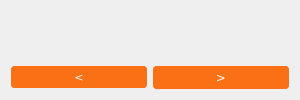
     <widget class="QFrame" name="frame_9">
      <property name="sizePolicy">
       <sizepolicy hsizetype="Preferred" vsizetype="Preferred">
        <horstretch>0</horstretch>
        <verstretch>0</verstretch>
       </sizepolicy>
      </property>
      <property name="minimumSize">
       <size>
        <width>300</width>
        <height>0</height>
       </size>
      </property>
      <property name="frameShape">
       <enum>QFrame::NoFrame</enum>
      </property>
      <property name="frameShadow">
       <enum>QFrame::Raised</enum>
      </property>
      <layout class="QGridLayout" name="gridLayout_8">
       <item row="3" column="0">
        <widget class="QPushButton" name="pushButton">
         <property name="font">
          <font>
           <family>Verdana</family>
           <pointsize>8</pointsize>
           <weight>50</weight>
           <bold>false</bold>
          </font>
         </property>
         <property name="styleSheet">
          <string notr="true">QPushButton {
  background-color: #fa7014;
  color: white; 
 border-style: solid;
  border-color: #fa7014;
	border-width:4px;
	border-radius:4px;
}

QPushButton:hover {
    background-color: #fb9b5a;
border-color: #fb9b5a;
}
</string>
         </property>
         <property name="text">
          <string>&lt;</string>
         </property>
        </widget>
       </item>
       <item row="2" column="0" colspan="2">
        <widget class="QLabel" name="label_2">
         <property name="styleSheet">
          <string notr="true">QLabel {
  color: #414747; 
  border-style:nonet;
  font-family:Verdana;
    text-align:  center;
font-size:10;
font-weight:bold;

}</string>
         </property>
         <property name="text">
          <string/>
         </property>
         <property name="alignment">
          <set>Qt::AlignCenter</set>
         </property>
        </widget>
       </item>
       <item row="3" column="1">
        <widget class="QPushButton" name="pushButton_2">
         <property name="font">
          <font>
           <family>Verdana</family>
          </font>
         </property>
         <property name="styleSheet">
          <string notr="true">QPushButton {
  background-color: #fa7014;
  color: white; 
 border-style: solid;
  border-color: #fa7014;
	border-width:4px;
	border-radius:4px;
}

QPushButton:hover {
    background-color: #fb9b5a;
border-color: #fb9b5a;
}
</string>
         </property>
         <property name="text">
          <string>&gt;</string>
         </property>
        </widget>
       </item>
       <item row="0" column="0" colspan="2">
        <widget class="QLabel" name="label">
         <property name="styleSheet">
          <string notr="true">QLabel {
  color: #414747; 
  border-style:nonet;
  font-family:Verdana;
    text-align:  center;
font-size:10;
font-weight:bold;

}</string>
         </property>
         <property name="text">
          <string/>
         </property>
         <property name="alignment">
          <set>Qt::AlignCenter</set>
         </property>
        </widget>
       </item>
      </layout>
     </widget>
